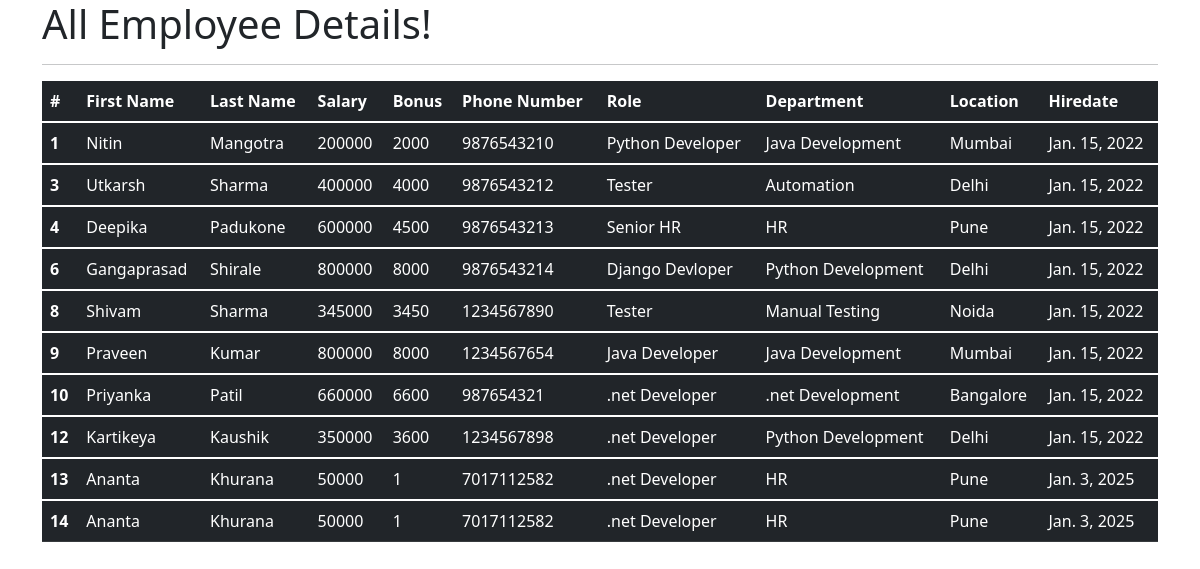
The app's page /all_emp with its own data.
### emp_app/models.py (models this page shows, shortened)
class Employee(models.Model):
    first_name = models.CharField(max_length=100, null=False)
    last_name = models.CharField(max_length=100)
    dept = models.ForeignKey(Department, on_delete=models.CASCADE)
    salary = models.IntegerField(default=0)
    bonus = models.IntegerField(default=0)
    role = models.ForeignKey(Role, on_delete=models.CASCADE)
    phone = models.IntegerField(default=0)
    hire_date = models.DateField()
    def __str__(self):
        return "%s %s %s" %(self.first_name, self.last_name, self.phone)

class Role(models.Model):
    name = models.CharField(max_length=100, null=False)

class Department(models.Model):
    name = models.CharField(max_length=100,null=False)
    location = models.CharField(max_length=100)

### emp_app/views.py (the view)
# urls.py: path('all_emp', views.all_emp, name='all_emp'),
def all_emp(request):
    emps = Employee.objects.all()
    context = {
        'emps': emps
    }
    print(context)
    return render(request, 'view_all_emp.html', context)

### emp_app/templates/view_all_emp.html (shortened to what this page needs)
<!DOCTYPE html>
<html lang="en">
<head>
  <link href="https://cdn.jsdelivr.net/npm/bootstrap@5.1.3/dist/css/bootstrap.min.css" rel="stylesheet">
</head>
  <body>
  <div class="container">
          <h1>All Employee Details!</h1>
      <hr>
     <table class="table table-dark">
  <thead>
    <tr>
      <th scope="col">#</th>
      <th scope="col">First Name</th>
      <th scope="col">Last Name</th>
      <th scope="col">Salary</th>
      <th scope="col">Bonus</th>
      <th scope="col">Phone Number</th>
      <th scope="col">Role</th>
      <th scope="col">Department</th>
      <th scope="col">Location</th>
      <th scope="col">Hiredate</th>
    </tr>
  </thead>
         {% for emp in emps %}
  <tbody>
    <tr>
      <th scope="row">{{emp.id}}</th>
      <td>{{emp.first_name}}</td>
      <td>{{emp.last_name}}</td>
      <td>{{emp.salary}}</td>
      <td>{{emp.bonus}}</td>
      <td>{{emp.phone}}</td>
      <td>{{emp.role.name}}</td>
      <td>{{emp.dept.name}}</td>
      <td>{{emp.dept.location}}</td>
      <td>{{emp.hire_date}}</td>
    </tr>
  </tbody>
         {% endfor %}
</table>
  </div>
  </body>
</html>

### records on screen
Employee: id "1", first_name "Nitin", last_name "Mangotra", salary "200000", bonus "2000", phone "9876543210", role.name "Python Developer", dept.name "Java Development", dept.location "Mumbai", hire_date "Jan. 15, 2022"
Employee: id "3", first_name "Utkarsh", last_name "Sharma", salary "400000", bonus "4000", phone "9876543212", role.name "Tester", dept.name "Automation", dept.location "Delhi", hire_date "Jan. 15, 2022"
Employee: id "4", first_name "Deepika", last_name "Padukone", salary "600000", bonus "4500", phone "9876543213", role.name "Senior HR", dept.name "HR", dept.location "Pune", hire_date "Jan. 15, 2022"
Employee: id "6", first_name "Gangaprasad", last_name "Shirale", salary "800000", bonus "8000", phone "9876543214", role.name "Django Devloper", dept.name "Python Development", dept.location "Delhi", hire_date "Jan. 15, 2022"
Employee: id "8", first_name "Shivam", last_name "Sharma", salary "345000", bonus "3450", phone "1234567890", role.name "Tester", dept.name "Manual Testing", dept.location "Noida", hire_date "Jan. 15, 2022"
Employee: id "9", first_name "Praveen", last_name "Kumar", salary "800000", bonus "8000", phone "1234567654", role.name "Java Developer", dept.name "Java Development", dept.location "Mumbai", hire_date "Jan. 15, 2022"
Employee: id "10", first_name "Priyanka", last_name "Patil", salary "660000", bonus "6600", phone "987654321", role.name ".net Developer", dept.name ".net Development", dept.location "Bangalore", hire_date "Jan. 15, 2022"
Employee: id "12", first_name "Kartikeya", last_name "Kaushik", salary "350000", bonus "3600", phone "1234567898", role.name ".net Developer", dept.name "Python Development", dept.location "Delhi", hire_date "Jan. 15, 2022"
Employee: id "13", first_name "Ananta", last_name "Khurana", salary "50000", bonus "1", phone "7017112582", role.name ".net Developer", dept.name "HR", dept.location "Pune", hire_date "Jan. 3, 2025"
Employee: id "14", first_name "Ananta", last_name "Khurana", salary "50000", bonus "1", phone "7017112582", role.name ".net Developer", dept.name "HR", dept.location "Pune", hire_date "Jan. 3, 2025"
